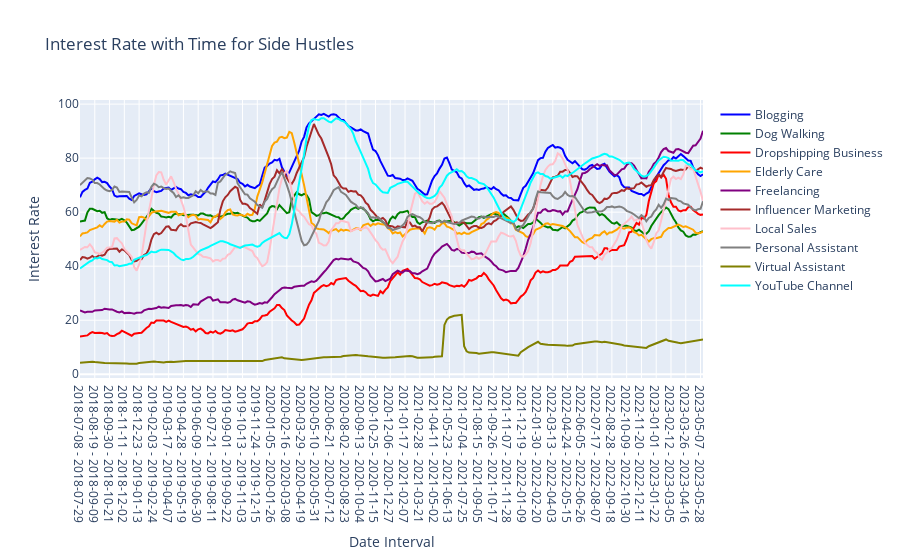

Source (notebook cell):
### Markdown cell above
##### Smoothing with 8 Window Size

### Code cell
plot_interest_rate_unique(8)

### Figure 1 — Plotly figure (JSON) as saved in the notebook; plotly's stock layout.template omitted (floating-point values rounded to 4 significant figures; data arrays with more than 128 entries replaced by an {"elided": "..."} marker saying what was removed)
{"data": [{"line": {"color": "blue"}, "mode": "lines", "name": "Blogging", "type": "scatter", "x": {"elided": "254 str values"}, "y": {"elided": "254 float values"}}, {"line": {"color": "green"}, "mode": "lines", "name": "Dog Walking", "type": "scatter", "x": {"elided": "254 str values"}, "y": {"elided": "254 float values"}}, {"line": {"color": "red"}, "mode": "lines", "name": "Dropshipping Business", "type": "scatter", "x": {"elided": "254 str values"}, "y": {"elided": "254 float values"}}, {"line": {"color": "orange"}, "mode": "lines", "name": "Elderly Care", "type": "scatter", "x": {"elided": "254 str values"}, "y": {"elided": "254 float values"}}, {"line": {"color": "purple"}, "mode": "lines", "name": "Freelancing", "type": "scatter", "x": {"elided": "254 str values"}, "y": {"elided": "254 float values"}}, {"line": {"color": "brown"}, "mode": "lines", "name": "Influencer Marketing", "type": "scatter", "x": {"elided": "254 str values"}, "y": {"elided": "254 float values"}}, {"line": {"color": "pink"}, "mode": "lines", "name": "Local Sales", "type": "scatter", "x": {"elided": "254 str values"}, "y": {"elided": "254 float values"}}, {"line": {"color": "gray"}, "mode": "lines", "name": "Personal Assistant", "type": "scatter", "x": {"elided": "254 str values"}, "y": {"elided": "254 float values"}}, {"line": {"color": "olive"}, "mode": "lines", "name": "Virtual Assistant", "type": "scatter", "x": {"elided": "254 str values"}, "y": {"elided": "254 float values"}}, {"line": {"color": "cyan"}, "mode": "lines", "name": "YouTube Channel", "type": "scatter", "x": {"elided": "254 str values"}, "y": {"elided": "254 float values"}}, {"line": {"color": "black"}, "mode": "lines", "name": "nan", "type": "scatter", "x": [], "y": []}], "layout": {"title": {"text": "Interest Rate with Time for Side Hustles"}, "xaxis": {"title": {"text": "Date Interval"}}, "yaxis": {"title": {"text": "Interest Rate"}}}}
